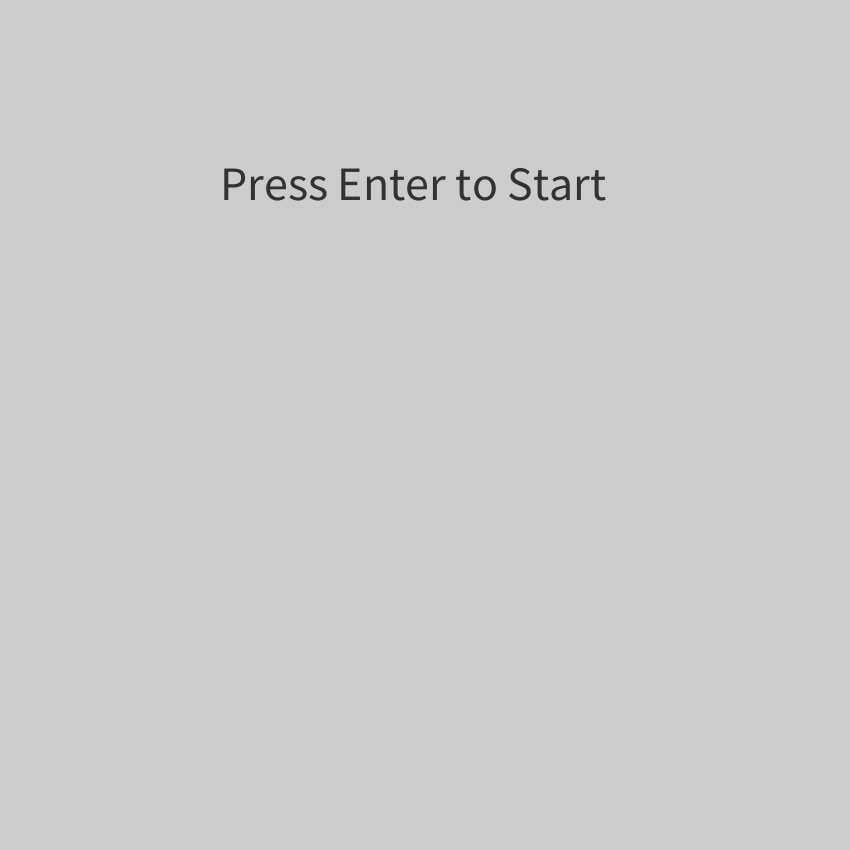
Frame 1 (no input)
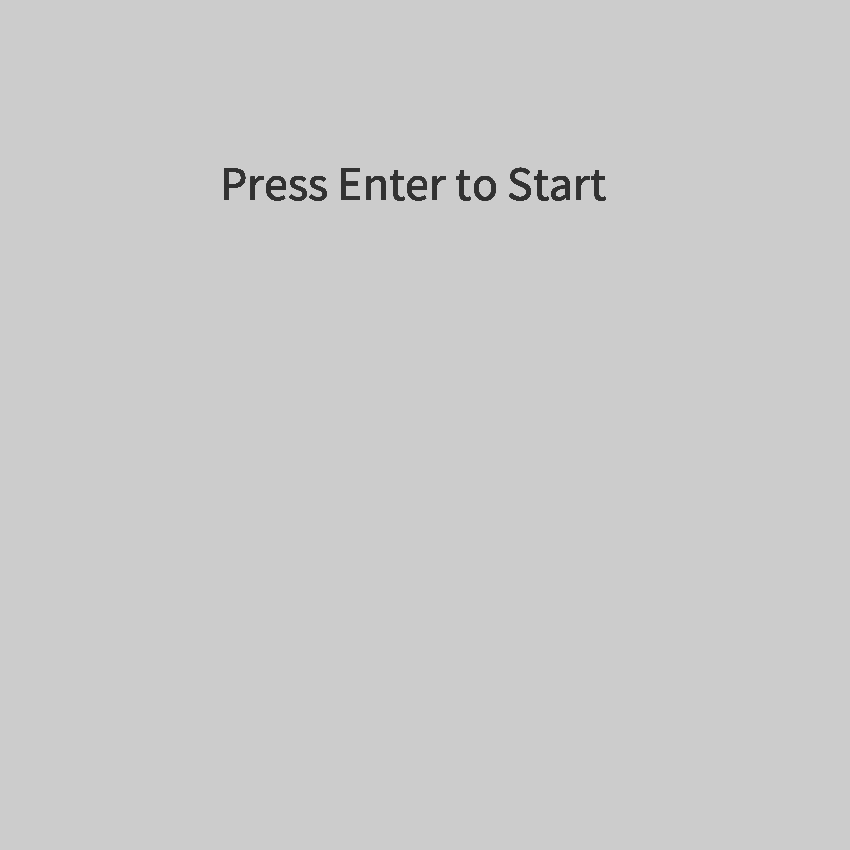
Frame 60 (the mouse pressed at the canvas centre just before this capture)
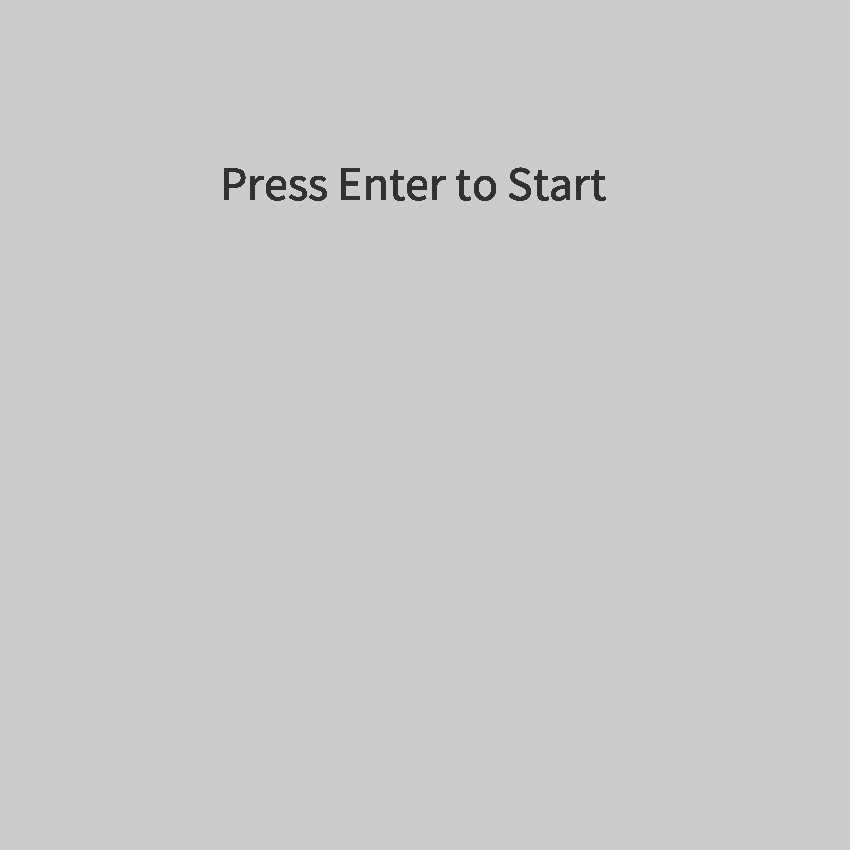
Frame 120 (the mouse held since frame 60 and released just before this capture)

The Processing sketch that drew these frames (run headless with seeded random() and noise(); from frame 60 on, the mouse is pressed at the canvas centre):

// Processing sketch: beaver_dam
// ── beaver_dam.pde
void setup(){
    size(850,850); 
}

void draw(){
  textSize(48);
  fill(50);
  text("Press Enter to Start", 220, 200);
}
